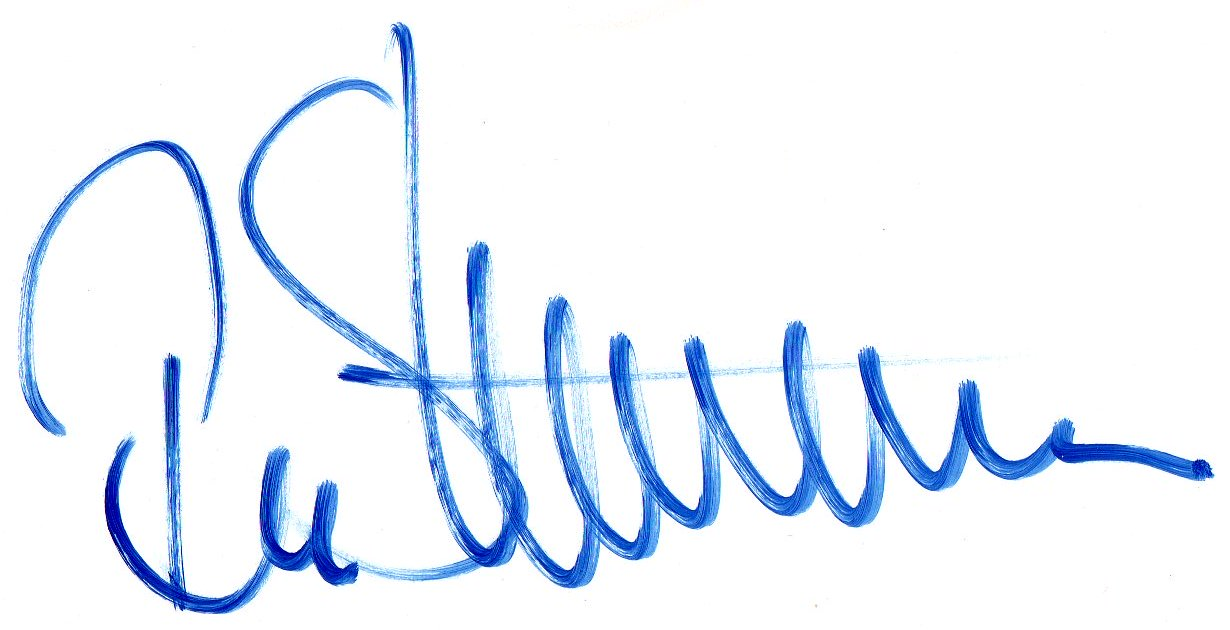
#> input picture tools/signature-remove-bg/tests/fixtures/blue_clean_hires.jpg, 1230 x 630 px
$ python -i background.py   (imports and definitions only)
#> lines starting #> are read from the running program, lines starting #| are printed output that depends on the picture; after the words box and inside, x2 and y2 are one past the last pixel; in counts of white or black regions, pixels touching at a corner belong together
#> further down, picture is the input picture: PIL image 1230x630 RGB; mean R, G, B 234.1, 240.8, 249.9
### sigwm/imgops.py
"""The few image operations the app needs, in numpy + Pillow.

OpenCV was only used for these, yet its wheels bundle ffmpeg, libaom, libvpx and
OpenBLAS (~150 MB in the frozen app). Formulas that affect the watermark copy
OpenCV's exactly (see tests/test_imgops.py, which compares against cv2 when it
is installed).
"""
from __future__ import annotations

import numpy as np
from PIL import Image

# OpenCV COLOR_BGR2YUV / YUV2BGR for float images (delta = 0.5, as cv2 uses for float input)
_KY = (0.114, 0.587, 0.299)          # B, G, R weights
_KU, _KV = 0.492, 0.877
_IB, _IGU, _IGV, _IR = 2.032, -0.395, -0.581, 1.140


# [13 lines left out: functions bgr_to_yuv, yuv_to_bgr, not called in this run]


def gray(bgr: np.ndarray) -> np.ndarray:
    return (bgr[..., 0] * 0.114 + bgr[..., 1] * 0.587 + bgr[..., 2] * 0.299).astype(np.float32)


# [6 lines left out: function resize, not called in this run]


def _integral(a: np.ndarray) -> np.ndarray:
    s = np.zeros((a.shape[0] + 1, a.shape[1] + 1), np.float64)
    s[1:, 1:] = a.cumsum(0).cumsum(1)
    return s


def box_sum(a: np.ndarray, kh: int, kw: int) -> np.ndarray:
    """Sum over a kh x kw window centred on each pixel (edges clipped)."""
    h, w = a.shape
    s = _integral(a)
    ry, rx = kh // 2, kw // 2
    y0 = np.clip(np.arange(h) - ry, 0, h)
    y1 = np.clip(np.arange(h) + kh - ry, 0, h)
    x0 = np.clip(np.arange(w) - rx, 0, w)
    x1 = np.clip(np.arange(w) + kw - rx, 0, w)
    return s[y1][:, x1] - s[y0][:, x1] - s[y1][:, x0] + s[y0][:, x0]


def box_mean(a: np.ndarray, k: int) -> np.ndarray:
    ones = np.ones_like(a, dtype=np.float64)
    return box_sum(a.astype(np.float64), k, k) / box_sum(ones, k, k)


def dilate(mask: np.ndarray, kh: int, kw: int) -> np.ndarray:
    return box_sum(mask.astype(np.float64), kh, kw) > 0


def erode(mask: np.ndarray, kh: int, kw: int) -> np.ndarray:
    ones = np.ones(mask.shape, np.float64)
    return box_sum(mask.astype(np.float64), kh, kw) >= box_sum(ones, kh, kw) - 0.5


# [51 lines left out: function label_boxes, not called in this run]


def label(mask: np.ndarray) -> tuple[np.ndarray, np.ndarray]:
    """8-connected components -> (labels, stats).

    labels: int32 image, 0 = background, components numbered from 1.
    stats: (n+1, 5) array of x, y, w, h, area (row 0 unused), like OpenCV.
    """
    h, w = mask.shape
    labels = np.zeros((h, w), np.int32)
    padded = np.zeros((h, w + 2), np.int8)
    padded[:, 1:-1] = mask
    d = np.diff(padded, axis=1)
    rs, cs = np.nonzero(d == 1)
    _, ce = np.nonzero(d == -1)
    n = len(rs)
    if n == 0:
        return labels, np.zeros((1, 5), np.int64)
    parent = np.arange(n)

    def find(i):
        root = i
        while parent[root] != root:
            root = parent[root]
        while parent[i] != root:
            parent[i], i = root, parent[i]
        return root

    first = np.searchsorted(rs, np.arange(h + 1))
    for r in range(1, h):
        i, j = first[r - 1], first[r]
        a1, b1 = first[r], first[r + 1]
        while i < a1 and j < b1:
            if cs[i] <= ce[j] and cs[j] <= ce[i]:
                ri, rj = find(i), find(j)
                if ri != rj:
                    parent[rj] = ri
            if ce[i] < ce[j]:
                i += 1
            else:
                j += 1
    roots = np.array([find(i) for i in range(n)])
    _, comp = np.unique(roots, return_inverse=True)
    comp = comp + 1
    for k in range(n):
        labels[rs[k], cs[k]:ce[k]] = comp[k]
    m = comp.max()
    stats = np.zeros((m + 1, 5), np.int64)
    x0 = np.full(m + 1, w); y0 = np.full(m + 1, h); x1 = np.zeros(m + 1, np.int64); y1 = np.zeros(m + 1, np.int64)
    np.minimum.at(x0, comp, cs); np.minimum.at(y0, comp, rs)
    np.maximum.at(x1, comp, ce); np.maximum.at(y1, comp, rs + 1)
    area = np.bincount(comp, weights=ce - cs, minlength=m + 1)
    stats[:, 0], stats[:, 1], stats[:, 2], stats[:, 3], stats[:, 4] = x0, y0, x1 - x0, y1 - y0, area
    stats[0] = 0
    return labels, stats


def run_lengths(mask: np.ndarray) -> np.ndarray:
    """Lengths of horizontal runs of True."""
    padded = np.zeros((mask.shape[0], mask.shape[1] + 2), np.int8)
    padded[:, 1:-1] = mask
    d = np.diff(padded, axis=1)
    return np.nonzero(d.ravel() == -1)[0] - np.nonzero(d.ravel() == 1)[0]

### sigwm/background.py
"""Extract dark or colored pen strokes from white/light paper using local paper estimates.

After the paper colour is removed, clean_ink() drops what is not handwriting:
ruled/grid/form lines (keeping the points where strokes cross them), solid dark
areas such as a desk, a shadow or a finger, and isolated specks.
"""
from __future__ import annotations

import numpy as np
from PIL import Image, ImageFilter

from . import imgops


def has_paper_background(image: Image.Image) -> bool:
    rgba = image.convert("RGBA")
    alpha = np.asarray(rgba.getchannel("A"))
    if alpha.min() == 255:
        return True
    # Rounded paper cutouts may have transparent corners but still contain an
    # opaque paper rectangle. Distinguish those from an actual ink-only PNG.
    opaque = alpha >= 250
    bbox = Image.fromarray(opaque).getbbox()
    if bbox is None:
        return False
    l, t, r, b = bbox
    rgb = np.asarray(rgba, dtype=np.float32)[t:b, l:r, :3]
    light = rgb @ np.array([0.299, 0.587, 0.114], dtype=np.float32) > 180
    return float((light & opaque[t:b, l:r]).mean()) > 0.6


def remove_paper(image: Image.Image, threshold: int = 220, clean: bool = True) -> Image.Image:
    """Return straight-alpha ink, compensating for paper tint and gradual shadows.

    Ink-only transparent input is kept unchanged; an opaque paper region inside
    a partially transparent PNG is still removed. Intended for cropped signatures.
    """
#> called with threshold = 220, clean = True
    rgba = image.convert("RGBA")
    if not has_paper_background(rgba):
        return rgba
    if clean and max(rgba.size) < 700:
        # Small photos: the cleanup reasons in pixels (stroke width, texture patches), so
        # decide what to keep at twice the size, then apply that to the full-quality
        # result at the original size. Kept ink pixels are not resampled.
        plain = remove_paper(rgba, threshold, clean=False)
        big = remove_paper(rgba.resize((rgba.width * 2, rgba.height * 2), Image.Resampling.BICUBIC),
                           threshold, clean=True)
        kept = np.asarray(big.getchannel("A")) > 0
        h2, w2 = rgba.height, rgba.width
        kept = kept[:h2 * 2, :w2 * 2].reshape(h2, 2, w2, 2).any(axis=(1, 3))
        out = np.asarray(plain).copy()
        out[~kept] = 0
        return Image.fromarray(out)
    rgb = Image.alpha_composite(Image.new("RGBA", rgba.size, "white"), rgba).convert("RGB")
    paper = rgb.copy()
    # Lighting changes slowly, so estimate it on a small copy (a large-kernel max filter
    # on a big image took seconds).
    paper.thumbnail((256, 256), Image.Resampling.BOX)
    kernel = max(5, min(21, (min(paper.size) // 12) | 1))
    paper = paper.filter(ImageFilter.MaxFilter(kernel)).filter(ImageFilter.GaussianBlur(kernel / 3))
#> paper: PIL image 256x131 RGB; every value is 255
    paper = paper.resize(rgb.size, Image.Resampling.BILINEAR)
#> paper: PIL image 1230x630 RGB; every value is 255
    pixels = np.asarray(rgb, dtype=np.float32)
    # Large dark areas (desk, background around the sheet, deep shadow) must go before the
    # illumination estimate below, which would otherwise "whiten" them into stripes.
    raw = pixels @ np.array([0.299, 0.587, 0.114], dtype=np.float32)
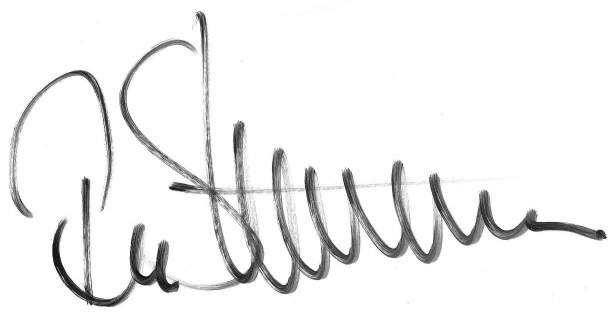
#> raw: shape (630, 1230) float32 (shown at 1/2 size); min 5.84, max 255, mean 239.8
    paper_level = float(np.percentile(raw, 90))
#> paper_level = 255
    k = max(15, min(rgb.size) // 25)
    chroma = pixels.max(axis=2) - pixels.min(axis=2)
    # dark, or clearly coloured and not bright (a brown or purple desk, with highlights)
    dark = (raw < paper_level * 0.62) | ((chroma > 45) & (raw < paper_level * 0.85))
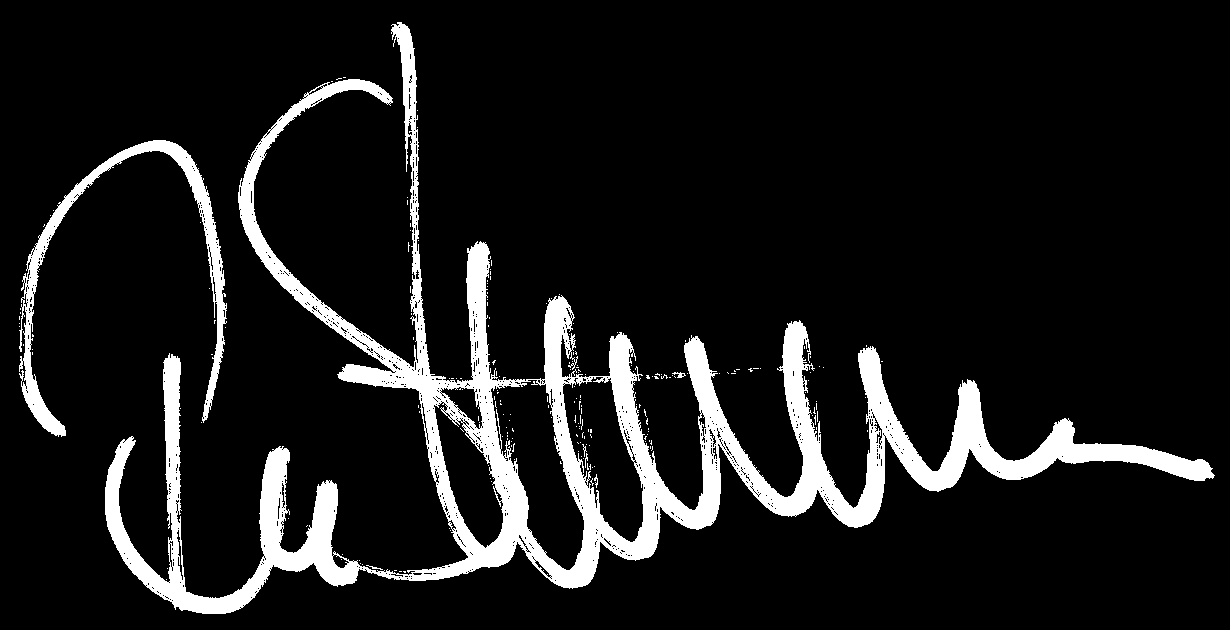
#> dark: shape (630, 1230) bool; 10.3% white; 209 white regions (202 under 20 px), largest, box (x1, y1, x2, y2) and area: (105, 22, 1215, 614) 72143, (19, 140, 227, 437) 6895, (672, 372, 686, 378) 39
    not_paper = imgops.dilate(imgops.erode(dark, k, k), k + 6, k + 6)
#> in _integral (call 3), `s[1:, 1:] = a.cumsum(0).cumsum(1)`:
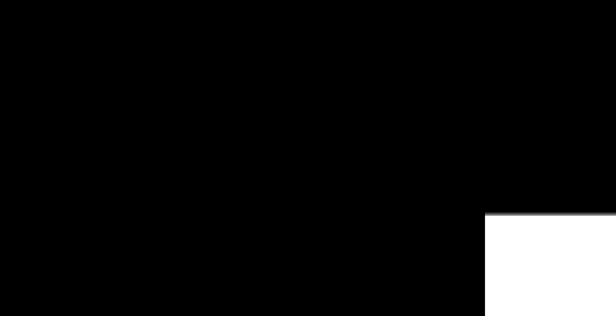
#> s: shape (631, 1231) float64 (shown at 1/2 size); min 0, max 13, mean 0.882; drawn with min black and max white
    # thinner strips of desk along the edge: solid regions connected to the border
    h, w = dark.shape
    labels, stats = imgops.label(dark)
#> in label, `d = np.diff(padded, axis=1)`:
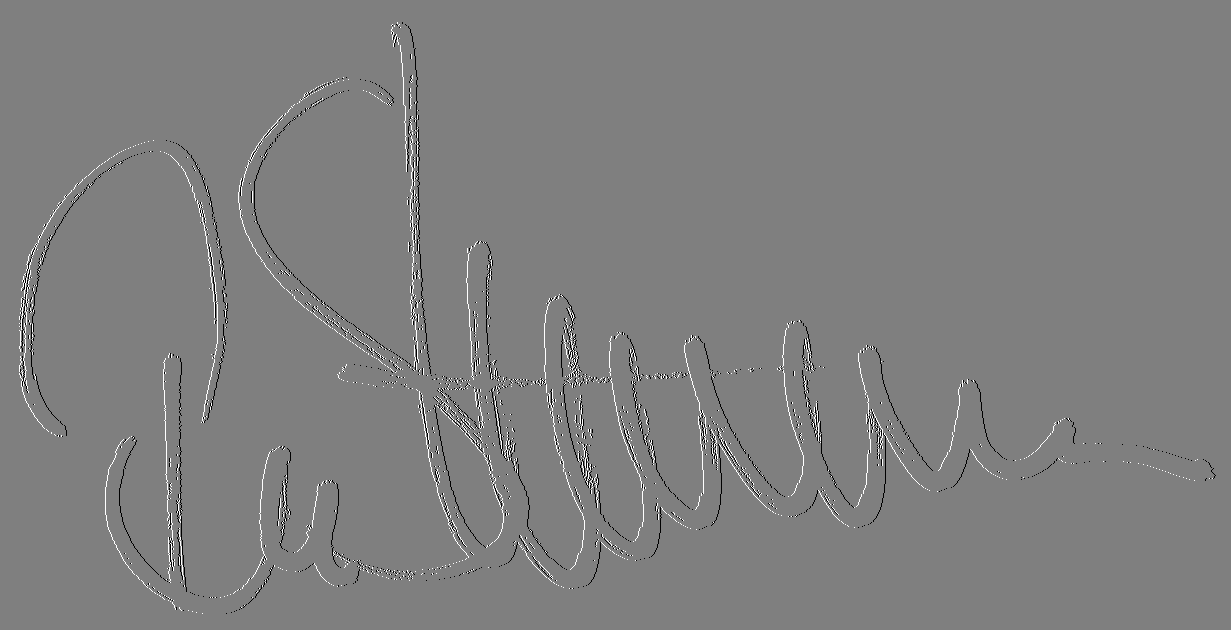
#> d: shape (630, 1231) int8; min -1, max 1, mean 0; drawn with min black and max white
#> in label, `rs, cs = np.nonzero(d == 1)`: rs = 8009 values from 22 to 613; cs = 8009 values, max 1212 at index 6173, min 19 at index 1896, mean 460.3
#> in label, `_, ce = np.nonzero(d == -1)`: ce = 8009 values, max 1215 at index 6102, min 20 at index 1896, mean 470.2
#> (the rest of the program and of its run is left out)
